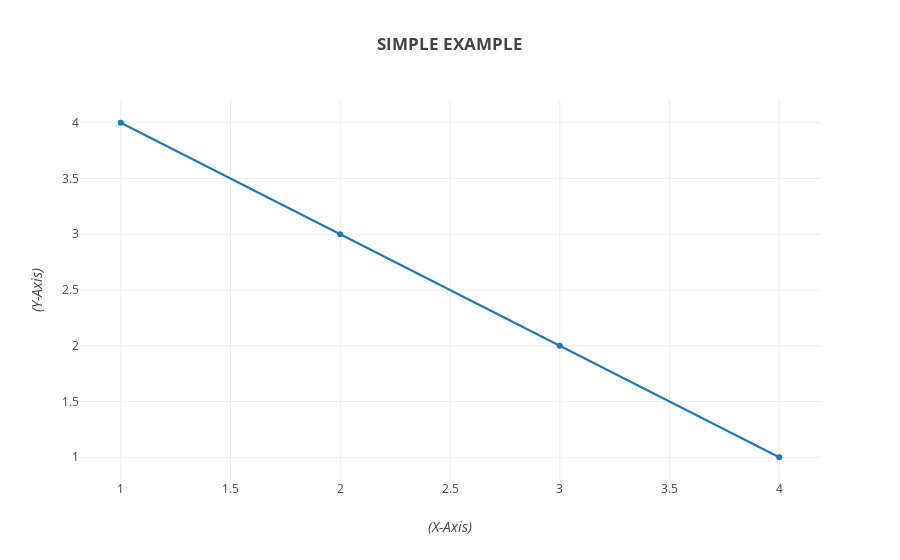

Notebook cell for this chart:
### Code cell
fig1 = go.Figure(data = data1, layout = layout1)
py.offline.iplot(fig1)

### Figure 1 — Plotly figure (JSON) as saved in the notebook; plotly's stock layout.template omitted (floating-point values rounded to 4 significant figures)
{"data": [{"type": "scatter", "x": [1, 2, 3, 4], "y": [4, 3, 2, 1]}], "layout": {"title": "<b>SIMPLE EXAMPLE</b>", "xaxis": {"title": "<i>(X-Axis)</i>"}, "yaxis": {"title": "<i>(Y-Axis)</i>"}}}
